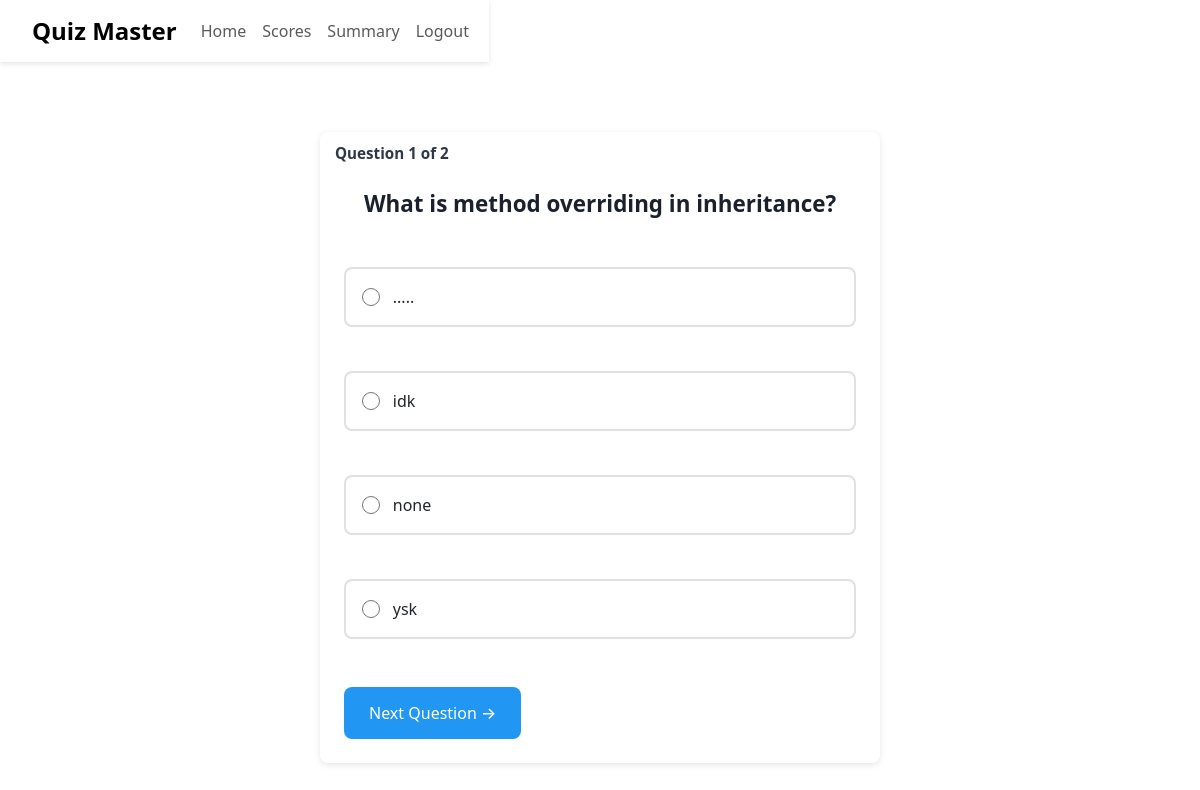
The app's page /quiz/1/start (signed in) with its own data.
### models/models.py (models this page shows)
class Question(db.Model):
    __tablename__ = "questions"
    id = db.Column(db.Integer, primary_key=True)
    ques_text = db.Column(db.String(1000), unique=True, nullable=False)
    chapter_id = db.Column(db.Integer, db.ForeignKey('chapters.id'), nullable=False)
    quiz_id = db.Column(db.Integer, db.ForeignKey('quizzes.id'), nullable=True)
    points = db.Column(db.Integer, nullable=False, default=1)
    ques_to_option = db.relationship(
        'Option',
        backref='question',
        lazy=True,
        cascade="all, delete-orphan"
    )

class Option(db.Model):
    __tablename__ = "options"
    id = db.Column(db.Integer, primary_key=True)
    ques_id = db.Column(db.Integer, db.ForeignKey('questions.id'), nullable=False)
    option_text = db.Column(db.String(1000), nullable=False)
    correct = db.Column(db.Boolean, nullable=False, default=False)

### controllers/routes.py (the view)
    @app.route('/quiz/<int:quiz_id>/start', methods=['GET'])
    @required_auth
    def start_quiz(quiz_id):
        quiz = Quiz.query.get_or_404(quiz_id)
        questions = Question.query.options(db.joinedload(Question.ques_to_option)).filter_by(quiz_id=quiz_id).all()
        total_questions = len(questions)
        question_index = int(request.args.get('question_index', 0))
        session.setdefault('quiz_answers', {})
        if question_index >= total_questions:
            return redirect(url_for('submit_quiz', quiz_id=quiz_id))
        return render_template(
            'user_quiz.html',
            quiz=quiz,
            question=questions[question_index],
            question_index=question_index,
            total_questions=total_questions,
            user=User.query.get(session['user_id'])
        )

### controllers/routes.py (called while the page is built)
def required_auth(func):
   @wraps(func)
   def inner(*args, **kwargs):
      if 'user_id' not in session:
       return redirect(url_for('Login'))
      return func(*args, **kwargs)
   return inner

### templates/user_quiz.html (shortened to what this page needs)
{% extends "Layout.html" %}
{% block content %}
<div class="quiz-container">
  <div class="question-card">
    <div class="question-number">
      Question {{ question_index + 1 }} of {{ total_questions }}
    </div>
    <form method="POST"
          action="{% if question_index < total_questions - 1 %}
                    {{ url_for('handle_question', quiz_id=quiz.id, question_index=question_index) }}
                  {% else %}
                    {{ url_for('submit_quiz', quiz_id=quiz.id) }}
                  {% endif %}">
      <h3 class="question-text">{{ question.ques_text }}</h3>
      <div class="options-list">
        {% for option in question.ques_to_option %}
        <div class="option-item">
          <input type="radio"
                 name="selected_option"
                 value="{{ option.id }}"
                 id="option{{ option.id }}"
                 {% if session.quiz_answers.get(question.id|string) == option.id|string %}checked{% endif %}>
          <label for="option{{ option.id }}" class="option-label">
            {{ option.option_text }}
          </label>
        </div>
        {% endfor %}
      </div>
      <div class="navigation-buttons">
        <button type="submit" class="btn next-button">
          {% if question_index < total_questions - 1 %}
            Next Question →
          {% else %}
            Submit Quiz ✔
          {% endif %}
        </button>
      </div>
    </form>
  </div>
</div>
{% endblock %}

### templates/Layout.html (style rules this page uses)
body { margin: 0; padding: 0; }

### templates/user_quiz.html (style rules this page uses)
.quiz-container { max-width: 800px; margin: 2rem auto; padding: 20px; }
.question-card { background: #ffffff; border-radius: 10px; box-shadow: 0 2px 15px rgba(0,0,0,0.1); padding: 2rem; }
.options-list { margin: 2rem 0; }
.option-item { margin: 1rem 0; padding: 1rem; border: 2px solid #e0e0e0; border-radius: 8px; transition: all 0.2s; }
.navigation-buttons { display: flex; justify-content: space-between; margin-top: 2rem; }
.btn { padding: 0.8rem 1.5rem; border-radius: 8px; font-weight: 500; }
.next-button { background: #2196F3; color: white; }
.quiz-container { max-width: 600px; margin: 7rem auto; padding: 20px; }
.question-card { background: white; border-radius: 8px; box-shadow: 0 2px 6px rgba(0,0,0,0.1); padding: 1.5rem; position: relative; }
.question-number { position: absolute; top: 10px; left: 15px; font-weight: 700; font-size: 0.95rem; color: #2d3748; }
.question-text { font-size: 1.4rem; font-weight: 600; margin: 2rem 0 1.5rem 0; text-align: center; color: #1a202c; line-height: 1.4; }
.options-list { display: flex; flex-direction: column; gap: 12px; }
.option-item { display: flex; align-items: center; gap: 0.8rem; }
input[type="radio"] { width: 18px; height: 18px; cursor: pointer; margin: 0; flex-shrink: 0; }

### records on screen
Question: ques_text "What is method overriding in inheritance?"
Option: selected_option "☐ .....", option_text "....."
Option: selected_option "☐ idk", option_text "idk"
Option: selected_option "☐ none", option_text "none"
Option: selected_option "☐ ysk", option_text "ysk"

### other values on screen
{{ question_index + 1 }} "1"
{{ total_questions }} "2"
